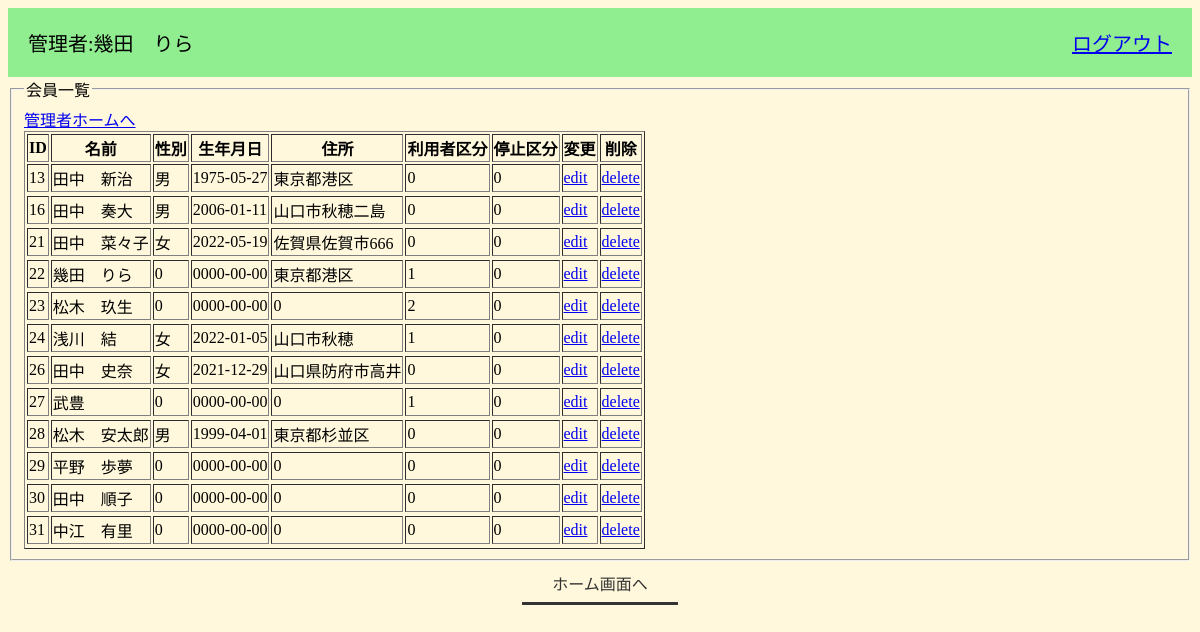
The app's page /member_read.php (signed in), older data.
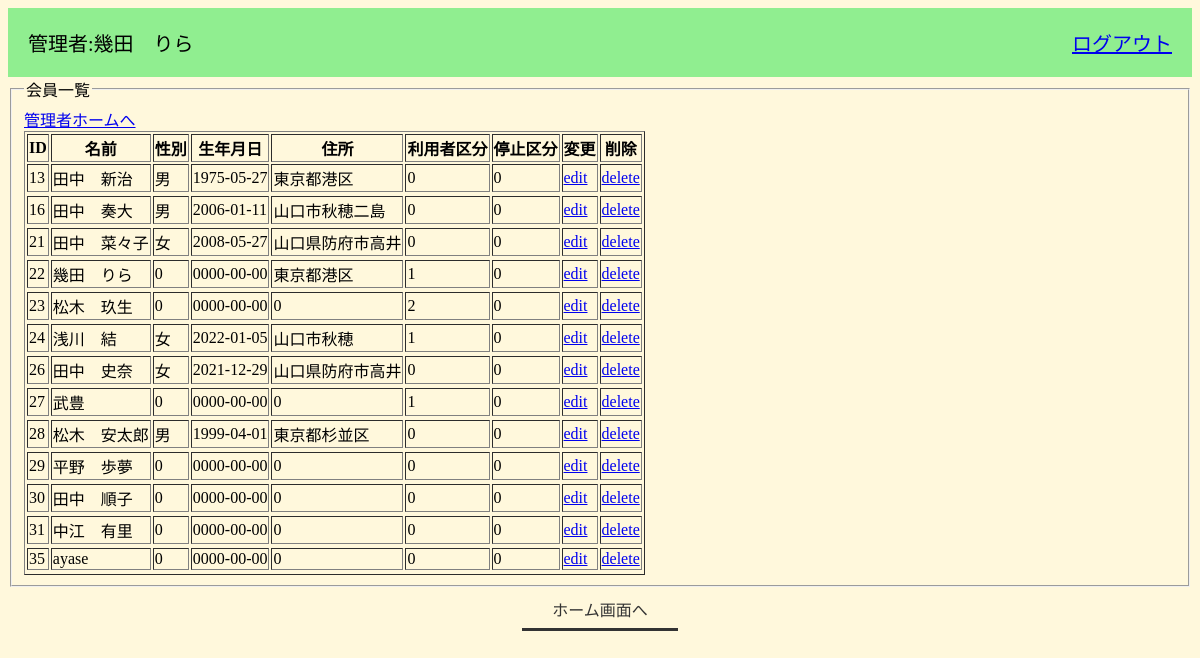
The same page, newer data.
### tables this page shows
CREATE TABLE `member_table` (
  `member_id` int(11) NOT NULL,
  `mbname` varchar(128) NOT NULL,
  `login_id` varchar(128) NOT NULL,
  `password` varchar(128) NOT NULL,
  `is_admin` int(1) NOT NULL,
  `is_dalete` int(1) NOT NULL,
  `seibetu` varchar(64) NOT NULL,
  `barthday` date NOT NULL,
  `mbaddress` varchar(128) NOT NULL,
  `created_at` datetime NOT NULL,
  `update_at` datetime NOT NULL
);

### member_read.php (the view, shortened to what this page needs)
<?php
$pdo = connect_to_db();
$sql = 'SELECT * FROM member_table ORDER BY member_id ASC';
$stmt = $pdo->prepare($sql);
try {
    $status = $stmt->execute();
} catch (PDOException $e) {
    echo json_encode(["sql error" => "{$e->getMessage()}"]);
    exit();
}
$result = $stmt->fetchAll(PDO::FETCH_ASSOC);
$output = "";
foreach ($result as $record) {
    $output .= "<tr><td>{$record['member_id']}</td><td>{$record['mbname']}</td><td>{$record['seibetu']}</td><td>{$record['barthday']}</td><td>{$record['mbaddress']}</td><td>{$record['is_admin']}</td><td>{$record['is_dalete']}</td>
    <td>
        <a href='member_edit.php?id={$record["member_id"]}'>edit</a>
      </td>
      <td>
        <a href='member_delete.php?id={$record["member_id"]}'>delete</a>
      </td><tr>";
}
?>
<!DOCTYPE html>
<html lang="ja">
<head>
    <link rel="stylesheet" href="css/style_home_admin.css">
</head>
<body>
    <header class="header">
        <div class="home_head">
            <p>管理者:<?= $_SESSION['mbname'] ?></p>
        </div>
        <div class="home_head_text">
            <p><a href="logout.php">ログアウト</a></p>
        </div>
    </header>
    <fieldset>
        <legend>会員一覧</legend>
        <a href="admin_home.php">管理者ホームへ</a>
        <table border="1">
            <thead>
                <tr>
                    <th>ID</th>
                    <th>名前</th>
                    <th>性別</th>
                    <th>生年月日</th>
                    <th>住所</th>
                    <th>利用者区分</th>
                    <th>停止区分</th>
                    <th>変更</th>
                    <th>削除</th>
                </tr>
            </thead>
            <tbody>
                <?= $output ?>
            </tbody>
        </table>
    </fieldset>
    <div class="top">
        <a class="gohome" href=" admin_home.php"><span>ホーム画面へ</span></a>
    </div>
</body>
</html>

Row changes from the older to the newer data that the page shows:
changed member_table "田中 菜々子": barthday "2022-05-19" → "2008-05-27"; mbaddress "佐賀県佐賀市666" → "山口県防府市高井"
added member_table: member_id "35", mbname "ayase", seibetu "0", barthday "0000-00-00", mbaddress "0", is_admin "0", is_dalete "0"
